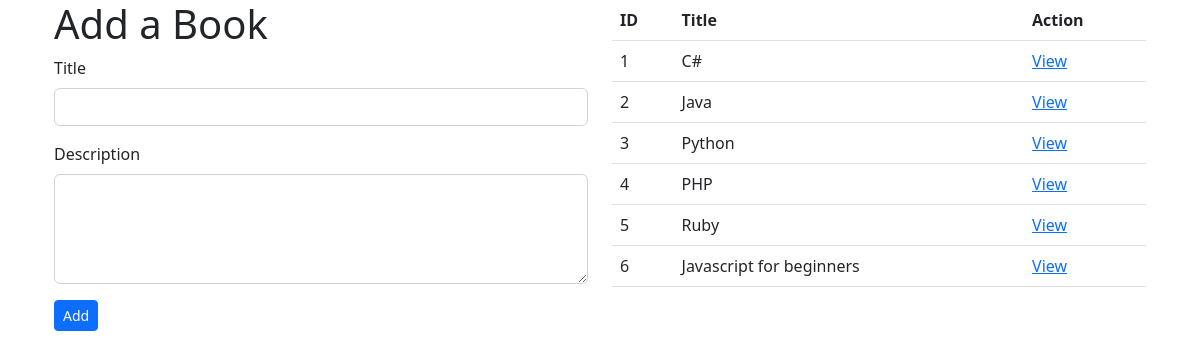
The page / on the database its author committed.
### books_authors_app/models.py (models this page shows)
class Book(models.Model):
    title = models.CharField(max_length=255)
    desc = models.TextField()
    created_at = models.DateTimeField(auto_now_add=True)
    updated_at = models.DateTimeField(auto_now=True)

### books_authors_app/views.py (the view)
# urls.py: path('', views.add_book),
def add_book(request):
    context = {
        "all_books": Book.objects.all(),
        "all_authors": Author.objects.all(),
    }
    return render(request, 'add_book.html', context)

### books_authors_app/templates/add_book.html (shortened to what this page needs)
<!DOCTYPE html>
<html lang="en">
<head>
    <link href="https://cdn.jsdelivr.net/npm/bootstrap@5.2.1/dist/css/bootstrap.min.css" rel="stylesheet">
    {% load static %}
    <link rel="stylesheet" href="{% static 'CSS/style.css' %}">
</head>
<body>
    <main class="container">
        <div class="container">
            <h1>Add a Book</h1>
            <form action="/add_this_book/" method="post">
                <div class="mb-3">
                    <label for="title" class="form-label">Title</label>
                    <input type="text" class="form-control" name="title" id="title">
                </div>
                <div class="mb-3">
                    <label for="desc" class="form-label">Description</label>
                    <textarea name="desc" class="form-control" id="desc" rows="4" cols="50"></textarea>
                </div>
                <input type="submit" value="Add" class="btn btn-primary btn-sm">
            </form>
        </div>
        <div class="container">
            <table class="table">
                    <tr>
                        <th>ID</th>
                        <th>Title</th>
                        <th>Action</th>
                    </tr>
                    {% for book in all_books %}
                    <tr>
                        <td>{{book.id}}</td>
                        <td>{{book.title}}</td>
                        <td><a href="/books/{{book.id}}">View</a></td>
                    </tr>
                    {% endfor %}
            </table>
        </div>
    </main>
</body>
</html>

### books_authors_app/static/CSS/style.css (style rules this page uses)
main { display: flex; }

### rows shown on the page
Book: id "1", title "C#"
Book: id "2", title "Java"
Book: id "3", title "Python"
Book: id "4", title "PHP"
Book: id "5", title "Ruby"
Book: id "6", title "Javascript for beginners"
